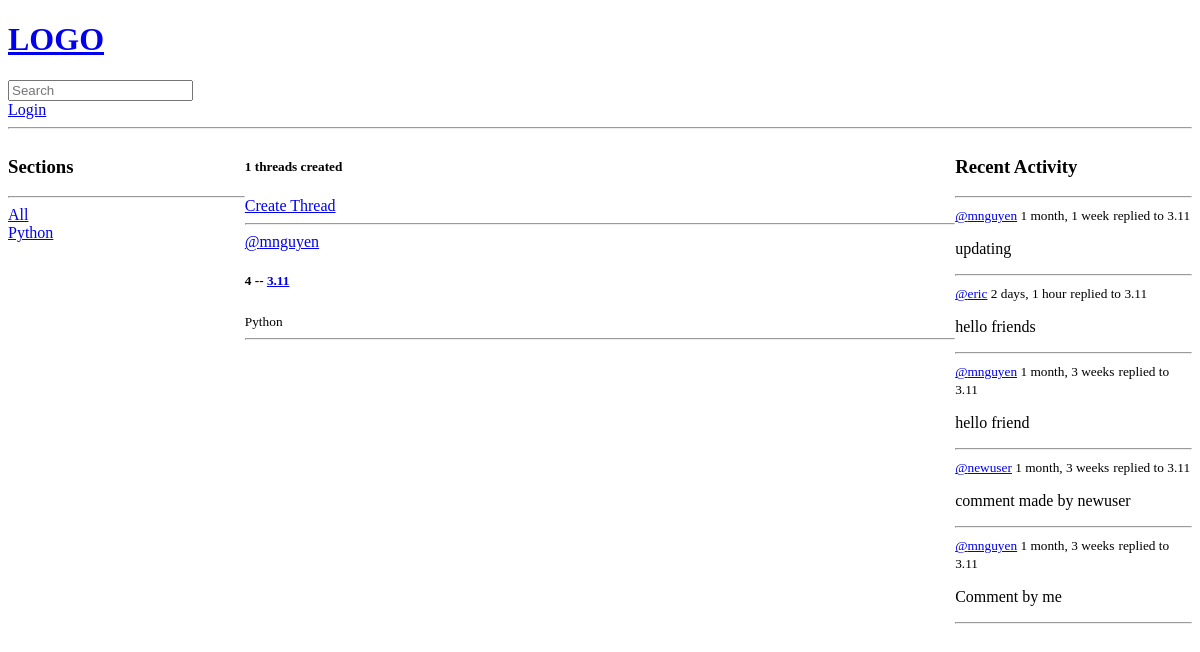
The app's page /, older data.
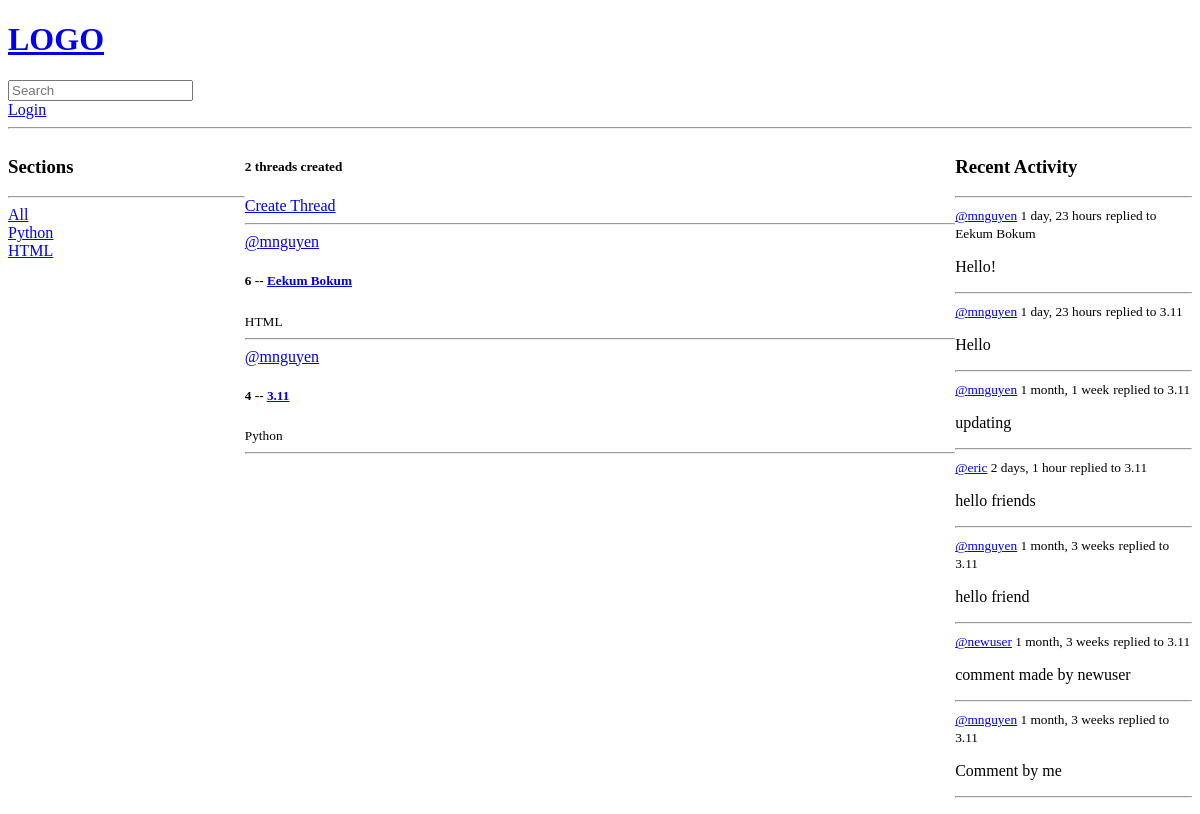
The same page, newer data.
### base/models.py (models this page shows, shortened)
class Section(models.Model):
    name = models.CharField(max_length=200)

class Thread(models.Model):
    host = models.ForeignKey(User, on_delete=models.SET_NULL, null=True)
    section = models.ForeignKey(Section, on_delete=models.SET_NULL, null=True)
    name = models.CharField(max_length=200)
    post = models.TextField()
    participants = models.ManyToManyField(User, related_name='participants', blank=True)
    updated = models.DateTimeField(auto_now=True)
    created = models.DateTimeField(auto_now_add=True)
    class Meta:
        ordering = ['-updated', '-created']
    def __str__(self):
        return str(self.name)

class Comment(models.Model):
    user = models.ForeignKey(User, on_delete=models.CASCADE)
    thread = models.ForeignKey(Thread, on_delete=models.CASCADE)
    post = models.TextField()
    updated = models.DateTimeField(auto_now=True)
    created = models.DateTimeField(auto_now_add=True)
    class Meta:
        ordering = ['-updated', '-created']
    def __str__(self):
        return self.post[0:50]

### base/views.py (the view)
# urls.py: path('', views.home, name="home"),
def home(request):
    q = request.GET.get('q') if request.GET.get('q') != None else ''
    threads = Thread.objects.filter(
        Q(section__name__icontains=q) |
        Q(name__icontains=q) |
        Q(post__icontains=q)
        )
    sections = Section.objects.all()
    thread_count = threads.count()
    thread_comments = Comment.objects.filter(Q(thread__section__name__icontains=q))
    context = {'threads': threads, 'sections': sections,
            'thread_count': thread_count, 'thread_comments': thread_comments}
    return render(request, 'base/home.html', context)

### base/templates/base/home.html (shortened to what this page needs)
{% extends 'main.html' %}
{% block content %}
<div class="home-container">
    <div>
        {% include 'base/sections_component.html' %}
    </div>
    <div>
        <h5>{{thread_count}} threads created</h5>
        <a href="{% url 'create-thread' %}">Create Thread</a>
        <hr>
        {% include 'base/feed_component.html' %}
    </div>
    <div>
        {% include 'base/activity_component.html' %}
    </div>
</div>
{% endblock %}

### base/templates/base/sections_component.html
<h3>Sections</h3>
<hr>
<div>
    <a href="{%url 'home' %}">All</a>
</div>
{% for section in sections %}
    <div>
        <a href="{%url 'home' %}?q={{section.name}}">{{section.name}}</a>
    </div>
{% endfor %}

### base/templates/base/feed_component.html (shortened to what this page needs)
<div>
    {% for thread in threads %}
        <div>
            <a href="{% url 'user-profile' thread.host.id %}">@{{thread.host.username}}</a>
            <h5>{{thread.id}} -- <a href="{% url 'thread' thread.id %}">{{thread.name}}</a></h5>
            <small>{{thread.section.name}}</small>
            <hr>
        </div>
    {% endfor %}
</div>

### base/templates/base/activity_component.html (shortened to what this page needs)
<h3>Recent Activity</h3>
<hr>
{% for comment in thread_comments %}
    <div>
        <small><a href="{% url 'user-profile' comment.user.id %}">@{{comment.user}}</a> {{comment.created|timesince}}</small>
        <small>replied to {{comment.thread}}</small>
        <p>{{comment}}</p>
        <hr>
    </div>
{% endfor %}

Row changes from the older to the newer data that the page shows:
added Section: name "HTML"
added Thread: host.username "mnguyen", id "6", name "Eekum Bokum", section.name "HTML"
added Comment: user "mnguyen", created "1 day, 23 hours", thread "Eekum Bokum", post "Hello!"
added Comment: user "mnguyen", created "1 day, 23 hours", thread "3.11", post "Hello"
Text that changed along with them:
{{ thread_count }}: "1" → "2"
